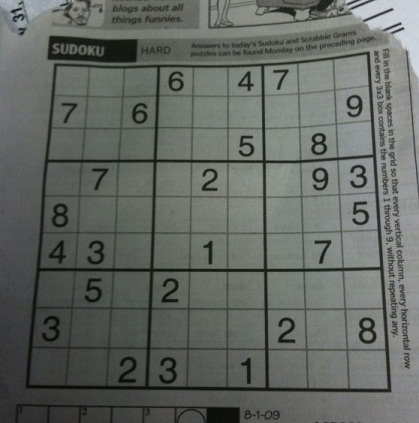
#> input picture 10. hafta/resim/sudoku.jpg, 419 x 423 px
$ python 2_affin_donusumu.py
#> lines starting #> are read from the running program, lines starting #| are printed output that depends on the picture
import cv2 as cv

resim = cv.imread("resim/sudoku.jpg")
#> resim is the input picture: shape (423, 419, 3); mean B, G, R 98.9, 103.6, 99.4

satir, sutun = resim.shape[:2]
#> satir = 423; sutun = 419

print(satir, sutun)
#| 423 419

M = cv.getRotationMatrix2D((sutun/2, satir/2), 45, 0.5)
sonuc = cv.warpAffine(resim, M, (sutun, satir), borderValue=(100, 0, 200))
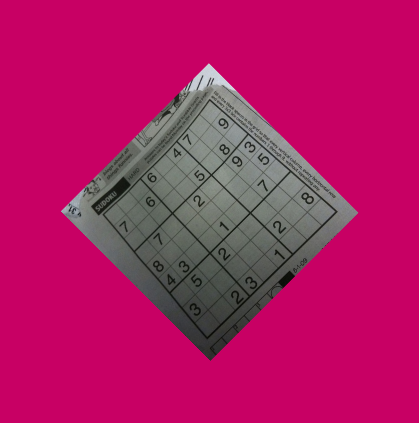
#> sonuc: shape (423, 419, 3); mean B, G, R 99.7, 25.9, 174.8


cv.imshow("sonuc", sonuc)
cv.waitKey(0)
